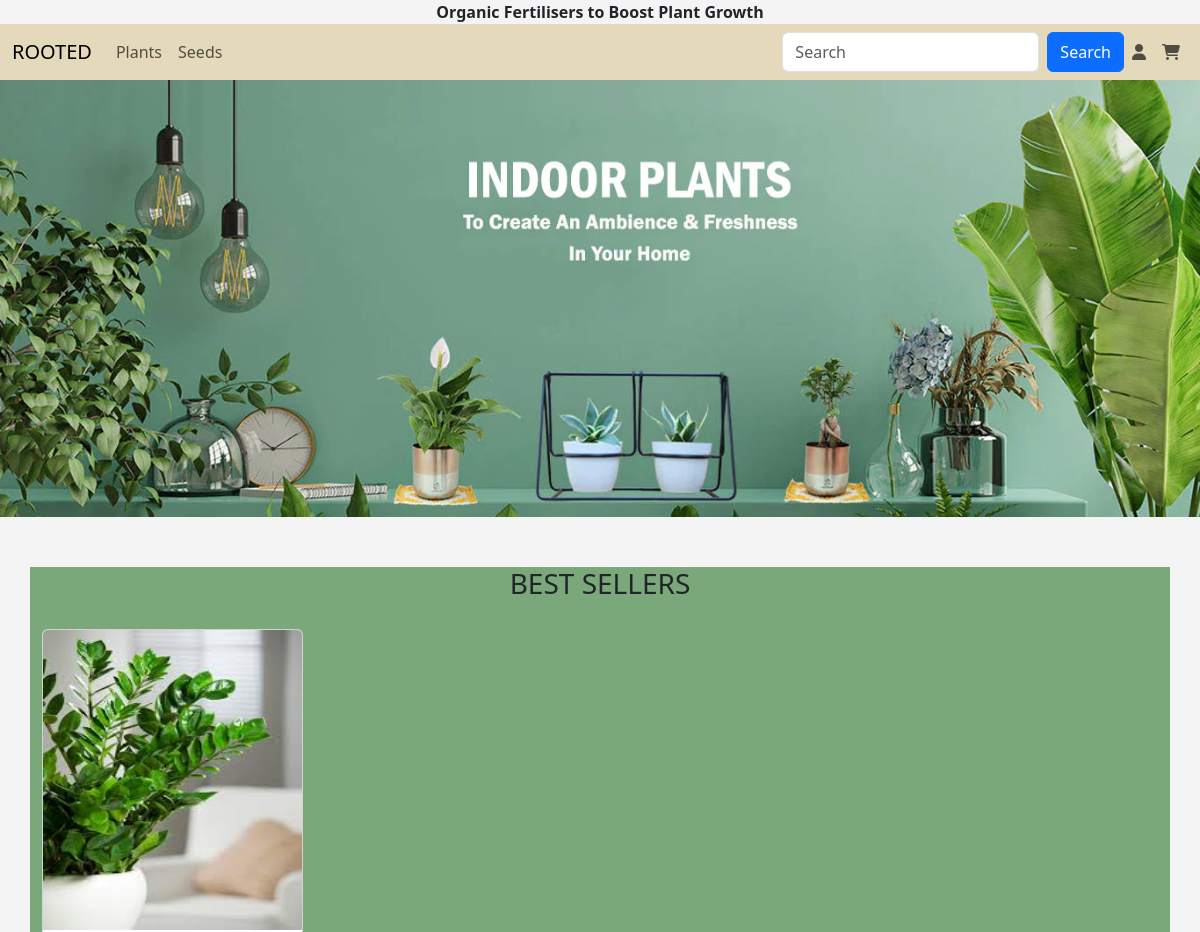
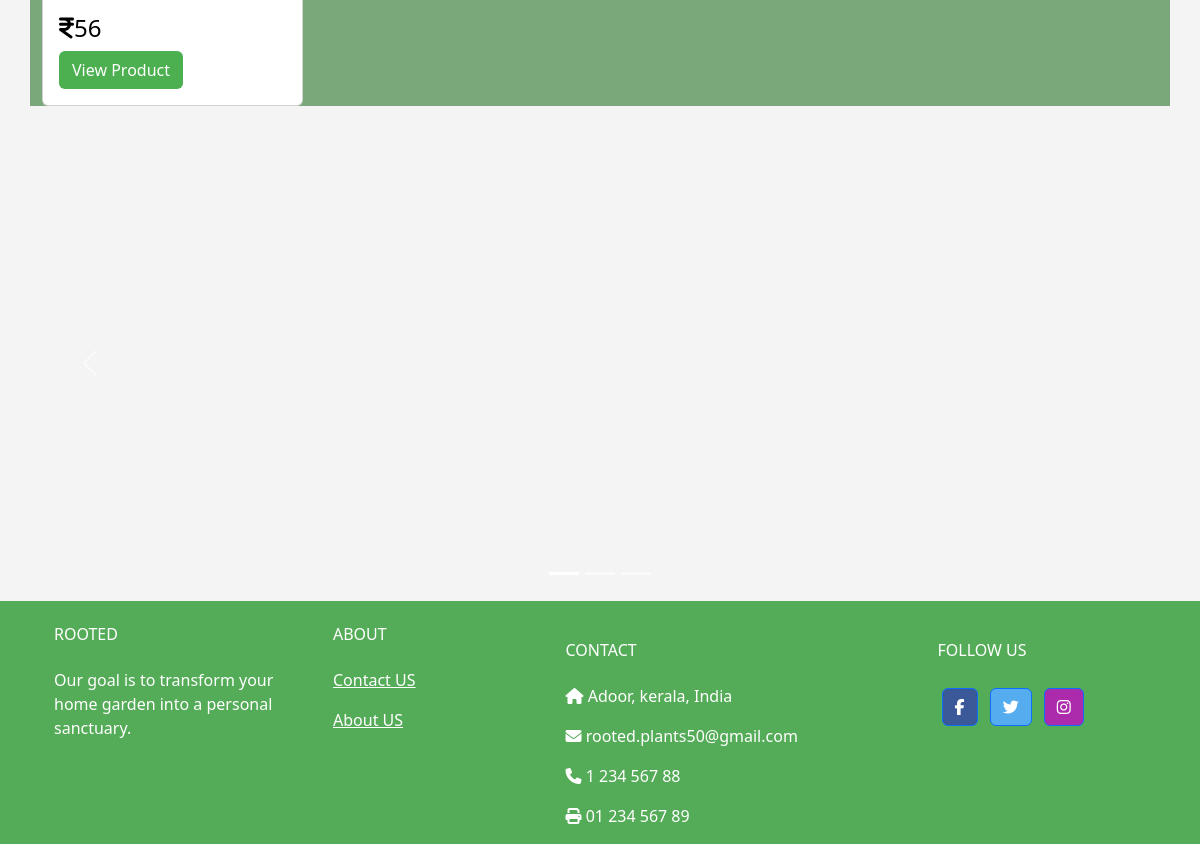
The page / on the database its author committed (2 pictures, top to bottom).
### app/models.py (models this page shows, shortened)
class Main_cat(models.Model):
    m_name=models.TextField(unique=True)

class Plants(models.Model):
    p_id=models.TextField()
    name=models.TextField()
    p_catg=models.TextField()
    p_dis=models.TextField()
    price=models.IntegerField()
    offer_price=models.IntegerField()
    img=models.FileField()
    img2=models.FileField()
    stock=models.IntegerField()
    catg=models.ForeignKey(Category,on_delete=models.CASCADE)
    mcatg=models.ForeignKey(Main_cat,on_delete=models.CASCADE)

### app/views.py (the view)
# urls.py: path('',views.user_home),
def user_home(req):
    data=Plants.objects.all()[::-1]
    c_data=Category.objects.all()
    p_data=Plants.objects.all()
    m_data=Main_cat.objects.all()
    return render(req,'user/userhome.html',{'Plants':data,'c_data':c_data,'p_data':p_data,'m_data':m_data})

### templates/user/userhome.html (shortened to what this page needs)
<!DOCTYPE html>
<html lang="en">
<head>
    {% load static %}
    <link rel="stylesheet" href="https://cdnjs.cloudflare.com/ajax/libs/font-awesome/6.6.0/css/all.min.css">
    <link href="https://cdn.jsdelivr.net/npm/bootstrap@5.3.3/dist/css/bootstrap.min.css" rel="stylesheet">
    <link rel="stylesheet" href="{% static 'css/style.css'%}">
</head>
<body>
      <div class="divtop">
      <div  class="carousel slide" data-bs-ride="carousel">
        <div class="carousel-inner">
          <div class="carousel-item active">
            <b class="cdata">Organic Fertilisers to Boost Plant Growth</b>
          </div>
        </div>
      </div>
    </div>
<nav class="navbar navbar-expand-sm " id="navb">
  <div class="container-fluid">
    <a class="navbar-brand" href="homep">ROOTED</a>
    <div class="collapse navbar-collapse" id="collapsibleNavbar">
      <ul class="navbar-nav me-auto">
        {% for i in m_data%}
        <li class="nav-item" id="dropdown">
          <a href="" class="nav-link" id="dropbtn">{{i.m_name}}</a>
        {% endfor %}
      </ul>
      <form class="d-flex" method="post" action=".">
        <input class="form-control me-2" type="text" placeholder="Search" value="{{ srch }}" name="srch">
        <button class="btn btn-primary" type="submit" >Search</button>
        <ul class="navbar-nav me-auto">
          <li class="nav-item">
            <a class="nav-link" href="m_login"><i class="fa-solid fa-user"></i></a>
          </li>
          <li class="nav-item">
            <a class="nav-link" href="view_cart"><i class="fa-solid fa-cart-shopping"></i></a>
          </li>
        </ul>
      </form>
    </div>
  </div>
</nav>
<div class="topimg">
<img src="{% static 'images/top.webp'%}" alt="">
</div>
<div class="container" style="margin-top: 50px; background-color: #357c33a1;" >
  <h3 style="text-align: center;">BEST SELLERS</h3>
  <div class="row" id="pp">
    {% for plant in Plants %}
    <div class="col-lg-3" id="oo">
      <a href="" style="text-decoration: none; color: black;"><div class="card" style="margin-top: 20px;">
        <img class="card-img-top" src="{{plant.img.url}}" alt="Card image" style="width:100%; height: 300px;">
        <div class="card-body">
          <h4 class="card-title"><i class="fa-solid fa-indian-rupee-sign"></i>{{plant.price}}</h4>
          <a href="view_pro/{{plant.pk}}" class="btn" style="background-color: #4CAF50; color: white;">View Product</a>
        </div></a>
      </div>
    </div>
    {% endfor %}
  </div>
<div id="demo" class="carousel slide" data-bs-ride="carousel" style="margin-top:20px ;">
  <div class="carousel-indicators">
    <button type="button" data-bs-target="#demo" data-bs-slide-to="0" class="active"></button>
    <button type="button" data-bs-target="#demo" data-bs-slide-to="1"></button>
    <button type="button" data-bs-target="#demo" data-bs-slide-to="2"></button>
  </div>
  <div class="carousel-inner">
    <div class="carousel-item active">
      <img src="{%static 'images/crslimg1.webp'%}" alt="" class="d-block" style="width:100%; height:50%;">
    </div>
  </div>
  <button class="carousel-control-prev" type="button" data-bs-target="#demo" data-bs-slide="prev">
    <span class="carousel-control-prev-icon"></span>
  </button>
  <button class="carousel-control-next" type="button" data-bs-target="#demo" data-bs-slide="next">
    <span class="carousel-control-next-icon"></span>
  </button>
</div>
<footer
class="text-center text-lg-start text-white"
    border-color: #4CAF50;
    style="background-color: #55ac58"
>
<div class="container p-4 pb-0">
<div class="row">
<div class="col-md-3 ">
  <h6 class="text-uppercase mb-4 font-weight-bold">
    ROOTED
  </h6>
  <p>
    Our goal is to transform your home garden into a personal sanctuary.
  </p>
</div>
<div class="col-md-2 ">
  <h6 class="text-uppercase mb-4 font-weight-bold">ABOUT</h6>
  <p>
    <a class="text-white">Contact US</a>
  </p>
  <p>
    <a class="text-white">About US</a>
  </p>
</div>
<div class="col-md-4 col-lg-3 col-xl-3 mx-auto mt-3">
  <h6 class="text-uppercase mb-4 font-weight-bold">Contact</h6>
  <p><i class="fas fa-home mr-3"></i> Adoor, kerala, India</p>
  <p><i class="fas fa-envelope mr-3"></i> rooted.plants50@gmail.com</p>
  <p><i class="fas fa-phone mr-3"></i> 1 234 567 88</p>
  <p><i class="fas fa-print mr-3"></i> 01 234 567 89</p>
</div>
<div class="col-md-3 col-lg-2 col-xl-2 mx-auto mt-3">
  <h6 class="text-uppercase mb-4 font-weight-bold">Follow us</h6>
  <a
     class="btn btn-primary btn-floating m-1"
     style="background-color: #3b5998"
     href="#!"
     role="button"
     ><i class="fab fa-facebook-f"></i
    ></a>
  <a
     class="btn btn-primary btn-floating m-1"
     style="background-color: #55acee"
     href="#!"
     role="button"
     ><i class="fab fa-twitter"></i
    ></a>
  <a
     class="btn btn-primary btn-floating m-1"
     style="background-color: #ac2bac"
     href="#!"
     role="button"
     ><i class="fab fa-instagram"></i
    ></a>
</div>
</div>
</div>
</footer>
</body>
</html>

### static/css/style.css (style rules this page uses)
body { background-color: #f4f4f4; }
.carousel-item { text-align: center; }
#navb { background-color: #e4dabb; }
.navbar-nav { display:flex; align-content: center; }
#dropdown { float: left; overflow: hidden; }
.topimg img { width: 100%; max-width: 100%; }

### rows shown on the page
Main_cat: m_name "Plants"
Main_cat: m_name "Seeds"
Plants: img (picture), price "56"
